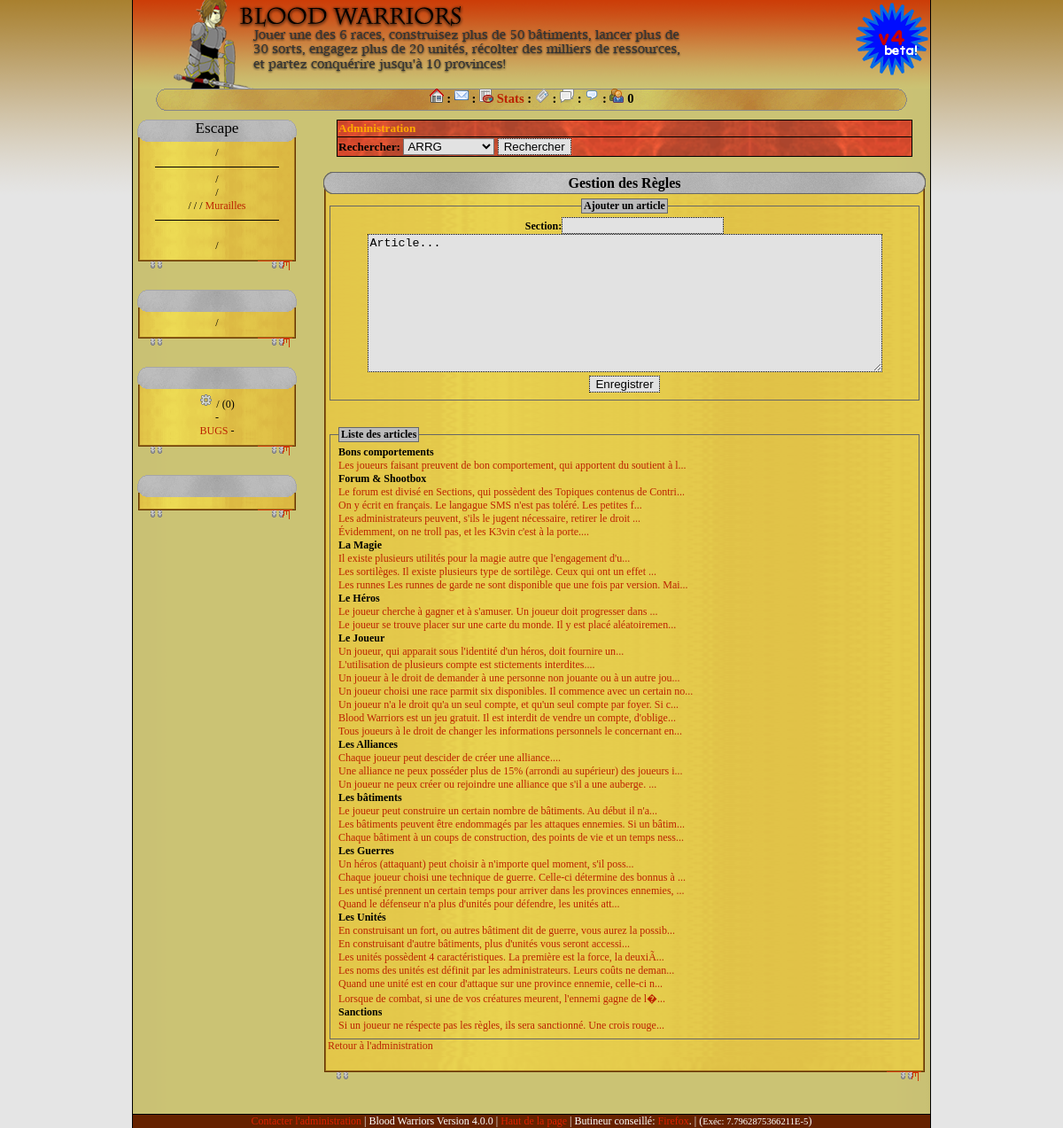
Screenshot of /index.php?p=admin_regles (signed in) with the database file from the repository.
### tables this page shows
CREATE TABLE `joueurs` (
  `id` int(9) NOT NULL auto_increment,
  `login` varchar(30) NOT NULL default '',
  `password` varchar(255) NOT NULL default '',
  `pseudo` varchar(20) NOT NULL default '',
  `royaume` varchar(30) NOT NULL default '',
  `race` tinyint(1) unsigned NOT NULL default '0',
  `victoires` smallint(2) unsigned NOT NULL default '0',
  `pertes` smallint(2) unsigned NOT NULL default '0',
  `acceslvl` tinyint(1) unsigned NOT NULL default '0',
  `puissance` int(4) unsigned NOT NULL default '0',
  `theme` tinyint(2) NOT NULL default '0',
  `avatar` varchar(255) NOT NULL default '',
  `vacances` int(4) unsigned NOT NULL default '0',
  `ally_id` int(4) unsigned NOT NULL default '0',
  `ally_lvl` tinyint(1) unsigned NOT NULL default '0',
  `lang` varchar(5) NOT NULL default '',
  `user_session` int(4) unsigned NOT NULL default '0',
  `prenom` varchar(30) NOT NULL default '',
  `nom` varchar(30) NOT NULL default '',
  `email` varchar(60) NOT NULL default '',
  `activationtime` int(9) NOT NULL default '0',
  `decouverte` varchar(255) NOT NULL default '',
  `aut` varchar(15) NOT NULL default '100000000000001',
  PRIMARY KEY  (`id`)
);

CREATE TABLE `autres_regles` (
  `id` mediumint(3) unsigned NOT NULL auto_increment,
  `section` varchar(30) NOT NULL,
  `valeur` text NOT NULL,
  PRIMARY KEY  (`id`)
);

### admin/gestion_regles.php (the view, shortened to what this page needs)
<?php
require('adminheader.php');
$t_regles = 'autres_regles';
if(!isset($_GET['id']))
{
	$Message = "<form method=\"post\" action=\"?p=admin_regles\">\n"
	. "<strong>Section:</strong><input type=\"text\" name=\"section\" maxlength=\"30\" /><br />\n"
	. "<textarea name=\"article\" rows=\"10\" cols=\"70\">Article...</textarea><br />\n"
	. "<input type=\"submit\" value=\"Enregistrer\" /><input type=\"hidden\" name=\"action\" value=\"new\" /></form>\n";
	echo "<br /><fieldset><legend>Liste des articles</legend>\n";
	$sql = "SELECT * FROM ".$t_regles." ORDER BY section ASC";
	$req = sql_query($sql);
	$oldSection = '';
	while($res = sql_array($req))
	{
		if($oldSection != $res['section'])
		{
			$oldSection = $res['section'];
			echo "<strong>".$oldSection."</strong><br />\n";
		}
		echo "<a href=\"?p=admin_regles&id=".$res['id']."\">".substr($res['valeur'], 0, 80)."...</a><br />\n";
	}
	echo "</fieldset>\n";
	echo "<a href=\"?p=admin_admin\">Retour à l'administration</a><br />\n";
}

### colonne.php (shortened to what this page needs)
<?php
if (session_is_registered("id_joueur") == false)
{
	?>
		<div class="colonne_top">Blood Warriors</div>
		<div class="colonne_main">
				<a href="?"><?php echo $lang_links['nocon_linkhome']; ?></a><br />
			<img src="images/trait.png" /><br />
				<a href="?p=faq"><?php echo $lang_links['nocon_linkfaq']; ?></a> /
				<a href="?p=regles"><?php echo $lang_links['rules']; ?></a><br />
			<img src="images/trait.png" /><br />
				<a href="?p=merci"><?php echo $lang_links['nocon_linkowner']; ?></a><br />
				<a href="?p=parte"><?php echo $lang_links['nocon_linklink']; ?></a><br />
				<a href="?p=download"><?php echo $lang_links['nocon_linkdown']; ?></a><br />
		</div>
		<div class="colonne_end"></div>
	<?php
		if ($CONF['game_status'] >= 1) { ?>
	<form name="form1" method="post" action="log.php">
		<div class="colonne_top"><?php echo $lang_links['nocon_title']; ?></div>
		<div class="colonne_main">
			<?php if($CONF['game_status'] >= 2) {
				echo "<p class=\"entoure\"><a href=\"?p=inscrip\">".$lang_links['nocon_linksub']."</a></p>\n";
			} ?>
			<div style="width: 80px; font-weight: bold;font-size: 8pt; float:left;">
				<?php echo $lang_links['nocon_login']; ?>
			</div>
			<div style=" float:left;">
				<input name="login" type="text" size="10">
			</div>
			<br style="clear: both;"/>
			<div style="width: 80px; font-weight: bold; font-size: 8pt; float:left;">
				<?php echo $lang_links['nocon_pwd']; ?>
			</div>
			<div style=" float:left;">
				<input name="mdp" type="password" size="10">
			</div>
			<br style="clear: both;"/>
			<?php echo $lang_links['nocon_auto']; ?>: <input type="checkbox" name="cookie" value="1" /><br />
			<input type="submit" name="Submit" value="<?php echo $lang_links['nocon_btn'];?>"><br />
			<a href="?p=lostpassword"><em><?php echo $lang_links['nocon_lost']; ?></em></a>
		</div>
		<div class="colonne_end"></div>
	</form>
	<?php } ?>
	<br />
<?php
}
else
{
	$MarcheR		= bw_batiavailable('marche', false);
	$FermR			= bw_batiavailable('ferme', false);
	$SortR			= bw_batiavailable('sorcelerie', false);
	$AllyR			= bw_batiavailable('auberge', false);
	$WoodMuraille	= bw_batiavailable(2);
	$StoneMuraille	= bw_batiavailable(29);
	$GranitMuraille	= bw_batiavailable(41);
	echo "			<div class=\"colonne_top\">\n";
	echo "				".$Joueur->pseudo;
	echo "\n			</div>\n";
	echo "			<div class=\"colonne_main\">\n";
	echo "				<a href=\"?p=index\">".$lang_links['index'].'</a> / <a href="?p=search2">'.$lang_links['search']."</a>";
	echo "				<br /><img src=\"images/trait.png\" /><br />\n";
	if($CONF['game_status'] >= 2) {
		echo "				<a href=\"?p=paysans\">".$lang_links['peasant']."</a> / ";
		echo " <a href=\"?p=const\">".$lang_links['const']."</a><br />\n";
		if($FermR == 1)	echo " / <a href=\"?p=bsp_terrain\">".$lang_links['land']."</a>";
		echo "<br />";
		if($MarcheR == 1)	echo " / <a href=\"?p=bsp_marche\">".$lang_links['market']."</a>";
		if($SortR == 1)	echo " / <a href=\"?p=bsp_sort\">".$lang_links['sorcery']."</a>";
		if($WoodMuraille || $StoneMuraille || $GranitMuraille) echo " / <a href=\"?p=bsp_murailles\">Murailles</a>";
		echo "\n				<br /><img src=\"images/trait.png\" /><br />\n";
		echo "				<a href=\"?p=unites\">".$lang_links['unites']."</a><br />\n";
		echo "				<a href=\"?p=war\">".$lang_links['war']."</a> / ";
		echo "<a href=\"?p=scores\">".$lang_links['scores']."</a><br />\n";
	}
	echo "			</div>\n";
	echo "			<div class=\"colonne_end\"></div>\n";
	echo "			<br />\n\n";
	if($AllyR == 1 && $CONF['game_status'] >= 2)
	{
		echo "			<div class=\"colonne_top\">".$lang_links['allyhead']."</div>\n";
		echo "			<div class=\"colonne_main\">\n";
		if($Joueur->ally_id != 0)
		{
			echo '				<a href="index.php?p=ally_news">'.$lang_links['allynews'].'</a> / ';
			echo '				<a href="index.php?p=forum2&theme=9">'.$lang_links['allyforum']."</a><br />\n";
		}
		else
		{
			echo "				<a href=\"index.php?p=ally_none\">".$lang_links['allysearch']."</a>\n";
		}
		echo "			</div>\n";
		echo "			<div class=\"colonne_end\">&nbsp;</div>\n";
		echo "			<br />\n\n";
	}
	echo "			<div class=\"colonne_top\">".$lang_links['title2']."</div>\n";
	echo "			<div class=\"colonne_main\">\n";
	echo '				<img src="images/icons/icon_parametres.png" alt="admin" /><a href="index.php?p=para">'.$lang_links['conf'].'</a> / <a href="index.php?p=memo">'.$lang_links['memos'].'</a>';
	$sqlmemo = "SELECT id_message FROM messages WHERE location = 'meo' AND id_from = '".$_SESSION['id_joueur']."'";
	$reqmemo = sql_query($sqlmemo);
	$nbrmemo = mysql_num_rows($reqmemo);
	echo ' ('.$nbrmemo.')<br />';
	echo '				<a href="index.php?p=faq">'.$lang_links['FAQ'].'</a> - <a href="index.php?p=regles">'.$lang_links['rules']."</a><br />\n";
	echo "				<a href=\"?p=errors\">BUGS</a> - \n";
	echo "			</div>\n";
	echo "			<div class=\"colonne_end\">&nbsp;</div>\n";
	echo "			<br />\n\n";
	if($_SESSION['aut'][1] == 1)
	{
		echo "			<div class=\"colonne_top\">".$lang_links['title3']."</div>\n";
		echo "			<div class=\"colonne_main\">\n";
		echo "			</div>\n";
		echo "			<div class=\"colonne_end\">&nbsp;</div>\n";
		echo "			<br />\n";
	}
}
?>

### css8.css (style rules this page uses)
body { background:url(images/css/v4/Background-V4.0.1.png); background-repeat : repeat-x; background-color: #e5e5e5; margin: 0px; padding: 0px; font-size: 11pt; }
div.colonne_top { background:url(images/css/v4/colonne_top.png); height: 25px; width: auto; font-size: 13pt; vertical-align: middle; }
div.colonne_main { background:url(images/css/v4/colonne_main.png); width: auto; background-repeat: repeat-y; padding-top: 5px; font-size: 9pt; }
div.colonne_end { width: auto; height: 25px; background:url(images/css/v4/colonne_end.png); background-repeat: no-repeat; padding: 0px; margin: 0px; }
img { border: 0px; }
textarea { border: 1px dotted #000; background: #E2E2E2; }
input { border: 1px dotted #000; background: #E2E2E2; }
form { margin: 0px; padding: 0px; border: 0px; }
a:link { color:#b20; text-decoration:none; }
fieldset { border: 1px solid #666; }
legend { font-weight: bold; border:1px solid #666; background-color: #bbb; }

### rows the page displays
joueurs: pseudo "Escape"
autres_regles: section "Bons comportements", valeur "Les joueurs faisant preuvent de bon comportement, qui apportent du soutient à l"
autres_regles: section "Forum & Shootbox", valeur "Le forum est divisé en Sections, qui possèdent des Topiques contenus de Contri"
autres_regles: valeur "On y écrit en français. Le langague SMS n'est pas toléré. Les petites f"
autres_regles: valeur "Les administrateurs peuvent, s'ils le jugent nécessaire, retirer le droit"
autres_regles: valeur "Évidemment, on ne troll pas, et les K3vin c'est à la porte."
autres_regles: section "La Magie", valeur "Il existe plusieurs utilités pour la magie autre que l'engagement d'u"
autres_regles: valeur "Les sortilèges. Il existe plusieurs type de sortilège. Ceux qui ont un effet"
autres_regles: valeur "Les runnes Les runnes de garde ne sont disponible que une fois par version. Mai"
autres_regles: section "Le Héros", valeur "Le joueur cherche à gagner et à s'amuser. Un joueur doit progresser dans"
autres_regles: valeur "Le joueur se trouve placer sur une carte du monde. Il y est placé aléatoiremen"
autres_regles: section "Le Joueur", valeur "Un joueur, qui apparait sous l'identité d'un héros, doit fournire un"
autres_regles: valeur "L'utilisation de plusieurs compte est stictements interdites."
autres_regles: valeur "Un joueur à le droit de demander à une personne non jouante ou à un autre jou"
autres_regles: valeur "Un joueur choisi une race parmit six disponibles. Il commence avec un certain no"
autres_regles: valeur "Un joueur n'a le droit qu'a un seul compte, et qu'un seul compte par foyer. Si c"
autres_regles: valeur "Blood Warriors est un jeu gratuit. Il est interdit de vendre un compte, d'oblige"
autres_regles: valeur "Tous joueurs à le droit de changer les informations personnels le concernant en"
autres_regles: section "Les Alliances", valeur "Chaque joueur peut descider de créer une alliance."
autres_regles: valeur "Une alliance ne peux posséder plus de 15% (arrondi au supérieur) des joueurs i"
autres_regles: valeur "Un joueur ne peux créer ou rejoindre une alliance que s'il a une auberge."
autres_regles: section "Les bâtiments", valeur "Le joueur peut construire un certain nombre de bâtiments. Au début il n'a"
autres_regles: valeur "Les bâtiments peuvent être endommagés par les attaques ennemies. Si un bâtim"
autres_regles: valeur "Chaque bâtiment à un coups de construction, des points de vie et un temps ness"
autres_regles: section "Les Guerres", valeur "Un héros (attaquant) peut choisir à n'importe quel moment, s'il poss"
autres_regles: valeur "Chaque joueur choisi une technique de guerre. Celle-ci détermine des bonnus à"
autres_regles: valeur "Les untisé prennent un certain temps pour arriver dans les provinces ennemies,"
autres_regles: valeur "Quand le défenseur n'a plus d'unités pour défendre, les unités att"
autres_regles: section "Les Unités", valeur "En construisant un fort, ou autres bâtiment dit de guerre, vous aurez la possib"
autres_regles: valeur "En construisant d'autre bâtiments, plus d'unités vous seront accessi"
autres_regles: valeur "Les unités possèdent 4 caractéristiques. La première est la force, la deuxiÃ"
autres_regles: valeur "Les noms des unités est définit par les administrateurs. Leurs coûts ne deman"
autres_regles: valeur "Quand une unité est en cour d'attaque sur une province ennemie, celle-ci n"
autres_regles: valeur "Lorsque de combat, si une de vos créatures meurent, l'ennemi gagne de l�"
autres_regles: section "Sanctions", valeur "Si un joueur ne réspecte pas les règles, ils sera sanctionné. Une crois rouge"

### other values shown
$Connectes "0"
$nbrmemo "0"
$title "Gestion des Règles"
$title "Ajouter un article"
$CONF['game_version'] "4.0.0"
$MicroTime['final'] "7.7962875366211E-5"
form field JId "ARRG"
